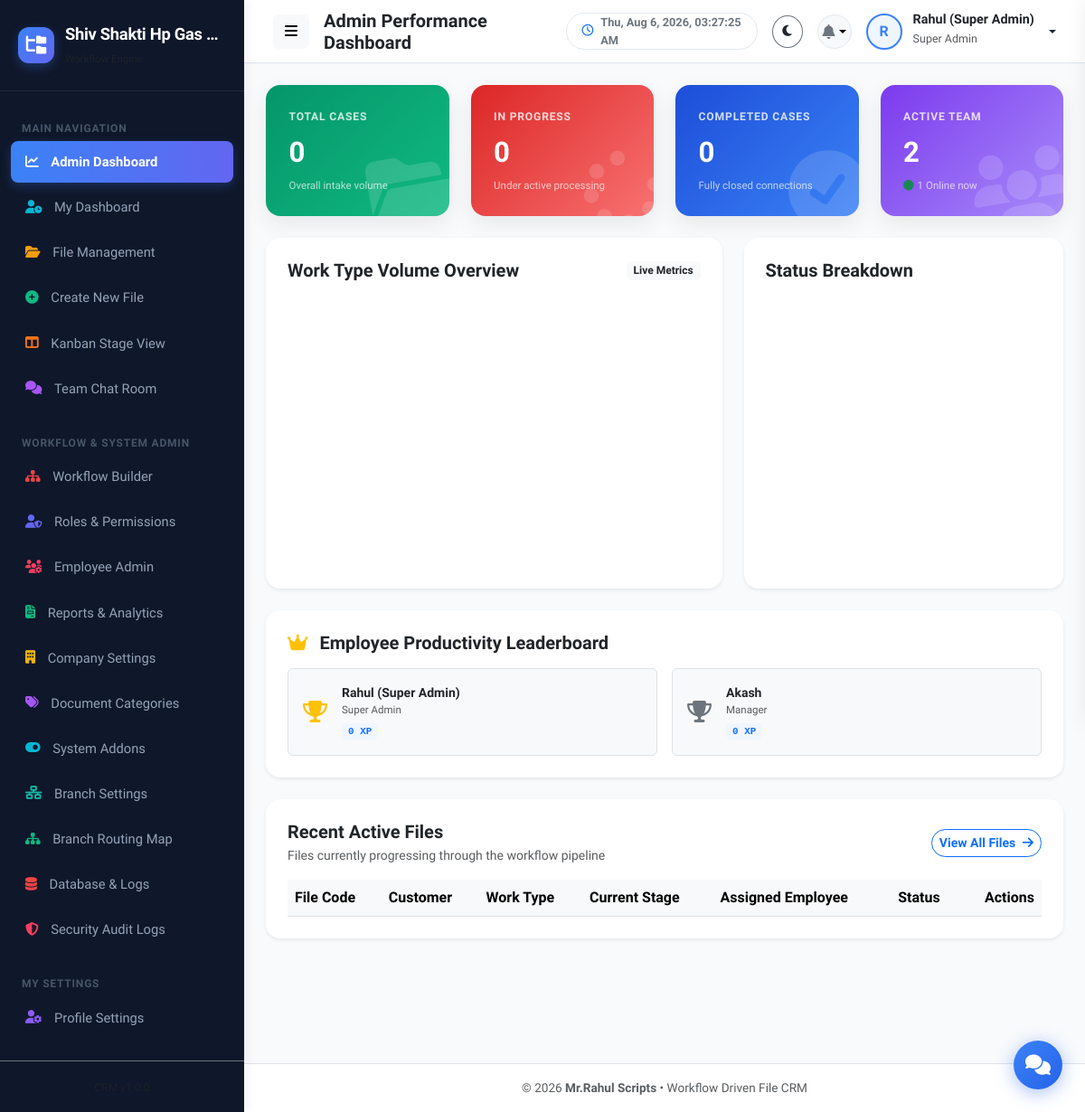
Page /admin/dashboard.php (signed in) on the committed database.
### tables this page shows
CREATE TABLE company_settings (
              id INTEGER PRIMARY KEY AUTOINCREMENT,
              company_name TEXT NOT NULL,
              company_email TEXT,
              company_mobile TEXT,
              company_address TEXT,
              company_logo TEXT DEFAULT 'default-logo.png',
              updated_at DATETIME DEFAULT CURRENT_TIMESTAMP
            , custom_upload_path TEXT NULL);

CREATE TABLE users (
          id INTEGER PRIMARY KEY AUTOINCREMENT,
          name TEXT NOT NULL,
          email TEXT NOT NULL UNIQUE,
          mobile TEXT NOT NULL,
          password TEXT NOT NULL,
          role_id INTEGER NOT NULL,
          profile_photo TEXT DEFAULT 'default-avatar.png',
          status TEXT DEFAULT 'active',
          created_at DATETIME DEFAULT CURRENT_TIMESTAMP, last_activity TEXT DEFAULT '2026-08-04 00:00:00', branch_id INTEGER DEFAULT 1,
          FOREIGN KEY (role_id) REFERENCES roles(id)
        );

### includes/auth.php (called while the page is built, shortened)
<?php
require_once __DIR__ . '/functions.php';
function getLoggedInUser(): ?array {
    if (isset($_SESSION['user_id'])) {
        return $_SESSION['user'] ?? null;
    }
    return null;
}
function hasPermission(string $permission): bool {
    $user = getLoggedInUser();
    if (($user['role_key'] ?? '') === 'super_admin') {
        return true;
    }
    $permissions = $user['permissions'] ?? [];
    return in_array('*', $permissions) || in_array($permission, $permissions);
}

### includes/functions.php (called while the page is built, shortened)
<?php
function isFeatureEnabled(string $featureKey): bool {
    try {
        $db = getDB();
        $stmt = $db->prepare("SELECT status FROM system_features WHERE feature_key = :key LIMIT 1");
        $stmt->execute(['key' => $featureKey]);
        $status = $stmt->fetchColumn();
        return $status === 'enabled';
    } catch (Exception $e) {
        return false;
    }
}

### admin/dashboard.php (the view, shortened to what this page needs)
<?php
require_once __DIR__ . '/../includes/header.php';
$db = getDB();
$totalFiles = $db->query("SELECT COUNT(*) FROM files")->fetchColumn();
$inProgressFiles = $db->query("SELECT COUNT(*) FROM files WHERE status = 'in_progress'")->fetchColumn();
$completedFiles = $db->query("SELECT COUNT(*) FROM files WHERE status = 'completed'")->fetchColumn();
$totalEmployees = $db->query("SELECT COUNT(*) FROM users WHERE status = 'active'")->fetchColumn();
$timeLimit = date('Y-m-d H:i:s', strtotime('-5 minutes'));
$stmtOnlineCount = $db->prepare("SELECT COUNT(*) FROM users WHERE last_activity >= :limit AND status = 'active'");
$stmtOnlineCount->execute(['limit' => $timeLimit]);
$onlineCount = $stmtOnlineCount->fetchColumn();
$leaderboard = $db->query("
    SELECT u.id, u.name, r.role_name,
           (SELECT COUNT(*) FROM files f WHERE f.current_assigned_user = u.id AND f.status = 'completed') as completed_count
    FROM users u
    JOIN roles r ON u.role_id = r.id
    WHERE u.status = 'active'
    ORDER BY completed_count DESC
    LIMIT 5
")->fetchAll();
?>
<div class="row g-4 mb-4">
  <div class="col-md-3">
    <div class="stat-card-premium stat-card-gradient-green">
      <i class="fas fa-folder-open bg-graphic-icon"></i>
      <div class="card-content">
        <div class="card-title">Total Cases</div>
        <div class="card-value"><?= number_format($totalFiles) ?></div>
        <div class="card-desc">Overall intake volume</div>
      </div>
    </div>
  </div>
  <div class="col-md-3">
    <div class="stat-card-premium stat-card-gradient-red">
      <i class="fas fa-spinner bg-graphic-icon"></i>
      <div class="card-content">
        <div class="card-title">In Progress</div>
        <div class="card-value"><?= number_format($inProgressFiles) ?></div>
        <div class="card-desc">Under active processing</div>
      </div>
    </div>
  </div>
  <div class="col-md-3">
    <div class="stat-card-premium stat-card-gradient-blue">
      <i class="fas fa-check-circle bg-graphic-icon"></i>
      <div class="card-content">
        <div class="card-title">Completed Cases</div>
        <div class="card-value"><?= number_format($completedFiles) ?></div>
        <div class="card-desc">Fully closed connections</div>
      </div>
    </div>
  </div>
  <div class="col-md-3">
    <div class="stat-card-premium stat-card-gradient-purple">
      <i class="fas fa-users bg-graphic-icon"></i>
      <div class="card-content">
        <div class="card-title">Active Team</div>
        <div class="card-value"><?= number_format($totalEmployees) ?></div>
        <div class="card-desc text-white" style="font-size: 0.72rem;">
          <i class="fas fa-circle text-success blink-indicator me-1" style="animation: blink 1.5s infinite;"></i><?= number_format($onlineCount) ?> Online now
        </div>
      </div>
    </div>
  </div>
</div>
<div class="row g-4 mb-4">
  <div class="col-lg-7">
    <div class="card border-0 shadow-sm p-4 h-100" style="border-radius: var(--radius-lg);">
      <div class="d-flex justify-content-between align-items-center mb-3">
        <h5 class="fw-bold mb-0">Work Type Volume Overview</h5>
        <span class="badge bg-light text-dark">Live Metrics</span>
      </div>
      <div id="workTypeChart" style="min-height: 300px;"></div>
    </div>
  </div>
  <div class="col-lg-5">
    <div class="card border-0 shadow-sm p-4 h-100" style="border-radius: var(--radius-lg);">
      <div class="d-flex justify-content-between align-items-center mb-3">
        <h5 class="fw-bold mb-0">Status Breakdown</h5>
      </div>
      <div id="statusDonutChart" style="min-height: 300px;"></div>
    </div>
  </div>
</div>
<div class="row g-4 mb-4">
  <div class="col-12">
    <div class="card border-0 shadow-sm p-4" style="border-radius: var(--radius-lg);">
      <h5 class="fw-bold mb-3"><i class="fas fa-crown text-warning me-2"></i> Employee Productivity Leaderboard</h5>
      <div class="row g-3">
        <?php foreach ($leaderboard as $index => $leader):
          $leaderXp = intval($leader['completed_count']) * 100;
          $trophyClass = match($index) {
              0 => 'text-warning',
              1 => 'text-secondary',
              2 => 'text-danger',
              default => 'text-muted'
          };
        ?>
          <div class="col-lg col-md-4 col-sm-6">
            <div class="p-3 bg-light rounded d-flex align-items-center gap-3 border">
              <span class="fs-4 fw-bold <?= $trophyClass ?>"><i class="fas fa-trophy"></i></span>
              <div>
                <div class="fw-bold text-dark text-truncate small" style="max-width: 140px;" title="<?= htmlspecialchars($leader['name']) ?>"><?= htmlspecialchars($leader['name']) ?></div>
                <small class="text-muted d-block text-truncate" style="font-size: 0.72rem; max-width: 140px;"><?= htmlspecialchars($leader['role_name']) ?></small>
                <span class="badge bg-primary-soft text-primary font-monospace mt-1" style="font-size: 0.68rem;"><?= number_format($leaderXp) ?> XP</span>
              </div>
            </div>
          </div>
        <?php endforeach; ?>
      </div>
    </div>
  </div>
</div>
<div class="card border-0 shadow-sm p-4" style="border-radius: var(--radius-lg);">
  <div class="d-flex justify-content-between align-items-center mb-3">
    <div>
      <h5 class="fw-bold mb-1">Recent Active Files</h5>
      <p class="text-muted small mb-0">Files currently progressing through the workflow pipeline</p>
    </div>
    <a href="<?= APP_URL ?>/employee/my-files.php" class="btn btn-outline-primary btn-sm rounded-pill fw-semibold">
      View All Files <i class="fas fa-arrow-right ms-1"></i>
    </a>
  </div>
  <div class="table-responsive">
    <table class="table table-hover align-middle mb-0">
      <thead class="table-light">
        <tr>
          <th>File Code</th>
          <th>Customer</th>
          <th>Work Type</th>
          <th>Current Stage</th>
          <th>Assigned Employee</th>
          <th>Status</th>
          <th class="text-end">Actions</th>
        </tr>
      </thead>
    </table>
  </div>
</div>
<?php require_once __DIR__ . '/../includes/footer.php'; ?>

### includes/sidebar.php
<?php
$currentPage = basename($_SERVER['PHP_SELF']);
$user = getLoggedInUser();
$roleKey = $user['role_key'] ?? '';
$isAdmin = in_array($roleKey, ['super_admin', 'admin']);
$db = getDB();
$companyInfo = $db->query("SELECT * FROM company_settings LIMIT 1")->fetch() ?: [
    'company_name' => 'File CRM',
    'company_logo' => 'default-logo.png'
];
?>
<aside class="app-sidebar">
  <div class="sidebar-header">
    <?php if (!empty($companyInfo['company_logo']) && $companyInfo['company_logo'] !== 'default-logo.png' && file_exists(UPLOAD_DIR . $companyInfo['company_logo'])): ?>
      <img src="<?= APP_URL ?>/serve.php?file=<?= htmlspecialchars($companyInfo['company_logo']) ?>" class="img-fluid rounded border-0" style="max-height: 40px; max-width: 45px; object-fit: contain;">
    <?php else: ?>
      <div class="brand-icon">
        <i class="fas fa-folder-tree text-white"></i>
      </div>
    <?php endif; ?>
    <div class="brand-details">
      <div class="brand-text text-truncate" style="max-width: 170px;" title="<?= htmlspecialchars($companyInfo['company_name']) ?>">
        <?= htmlspecialchars($companyInfo['company_name']) ?>
      </div>
      <small class="text-muted brand-subtext" style="font-size: 0.72rem;">Workflow Engine</small>
    </div>
  </div>
  <div class="sidebar-menu">
    <div class="menu-category">Main Navigation</div>
    <?php if ($isAdmin): ?>
      <a href="<?= APP_URL ?>/admin/dashboard.php" title="Admin Dashboard" class="nav-item-custom <?= $currentPage === 'dashboard.php' && str_contains($_SERVER['PHP_SELF'], 'admin') ? 'active' : '' ?>">
        <i class="fas fa-chart-line sidebar-icon-blue"></i> <span>Admin Dashboard</span>
      </a>
    <?php endif; ?>
    <a href="<?= APP_URL ?>/employee/dashboard.php" title="My Dashboard" class="nav-item-custom <?= $currentPage === 'dashboard.php' && str_contains($_SERVER['PHP_SELF'], 'employee') ? 'active' : '' ?>">
      <i class="fas fa-user-clock sidebar-icon-cyan"></i> <span>My Dashboard</span>
    </a>
    <a href="<?= APP_URL ?>/employee/my-files.php" title="File Management" class="nav-item-custom <?= $currentPage === 'my-files.php' ? 'active' : '' ?>">
      <i class="fas fa-folder-open sidebar-icon-amber"></i> <span>File Management</span>
    </a>
    <?php if (hasPermission('create_file')): ?>
      <a href="<?= APP_URL ?>/employee/create-file.php" title="Create New File" class="nav-item-custom <?= $currentPage === 'create-file.php' ? 'active' : '' ?>">
        <i class="fas fa-plus-circle sidebar-icon-green"></i> <span>Create New File</span>
      </a>
    <?php endif; ?>
    <?php if (isFeatureEnabled('auto_assignment')): ?>
      <a href="<?= APP_URL ?>/employee/kanban.php" title="Kanban Stage View" class="nav-item-custom <?= $currentPage === 'kanban.php' ? 'active' : '' ?>">
        <i class="fas fa-columns sidebar-icon-orange"></i> <span>Kanban Stage View</span>
      </a>
    <?php endif; ?>
    <?php if (isFeatureEnabled('in_app_chat')): ?>
      <a href="<?= APP_URL ?>/employee/chat.php" title="Team Chat Room" class="nav-item-custom <?= $currentPage === 'chat.php' ? 'active' : '' ?>">
        <i class="fas fa-comments sidebar-icon-purple"></i> <span>Team Chat Room</span>
      </a>
    <?php endif; ?>
    <?php if ($isAdmin): ?>
      <div class="menu-category mt-3">Workflow & System Admin</div>
      <a href="<?= APP_URL ?>/admin/workflow-builder.php" title="Workflow Builder" class="nav-item-custom <?= $currentPage === 'workflow-builder.php' ? 'active' : '' ?>">
        <i class="fas fa-sitemap sidebar-icon-red"></i> <span>Workflow Builder</span>
      </a>
      <a href="<?= APP_URL ?>/admin/roles.php" title="Roles & Permissions" class="nav-item-custom <?= $currentPage === 'roles.php' ? 'active' : '' ?>">
        <i class="fas fa-user-shield sidebar-icon-indigo"></i> <span>Roles & Permissions</span>
      </a>
      <a href="<?= APP_URL ?>/admin/users.php" title="Employee Admin" class="nav-item-custom <?= $currentPage === 'users.php' ? 'active' : '' ?>">
        <i class="fas fa-users-cog sidebar-icon-rose"></i> <span>Employee Admin</span>
      </a>
      <a href="<?= APP_URL ?>/admin/reports.php" title="Reports & Analytics" class="nav-item-custom <?= $currentPage === 'reports.php' ? 'active' : '' ?>">
        <i class="fas fa-file-invoice sidebar-icon-emerald"></i> <span>Reports & Analytics</span>
      </a>
      <a href="<?= APP_URL ?>/admin/company-profile.php" title="Company Settings" class="nav-item-custom <?= $currentPage === 'company-profile.php' ? 'active' : '' ?>">
        <i class="fas fa-building sidebar-icon-yellow"></i> <span>Company Settings</span>
      </a>
      <a href="<?= APP_URL ?>/admin/document-types.php" title="Document Categories" class="nav-item-custom <?= $currentPage === 'document-types.php' ? 'active' : '' ?>">
        <i class="fas fa-tags sidebar-icon-purple" style="color: #a855f7;"></i> <span>Document Categories</span>
      </a>
      <a href="<?= APP_URL ?>/admin/features.php" title="System Features" class="nav-item-custom <?= $currentPage === 'features.php' ? 'active' : '' ?>">
        <i class="fas fa-toggle-on sidebar-icon-cyan"></i> <span>System Addons</span>
      </a>
      <?php if (isFeatureEnabled('multi_branch')): ?>
        <a href="<?= APP_URL ?>/admin/branches.php" title="Branch Settings" class="nav-item-custom <?= $currentPage === 'branches.php' ? 'active' : '' ?>">
          <i class="fas fa-network-wired sidebar-icon-teal"></i> <span>Branch Settings</span>
        </a>
      <?php endif; ?>
      <a href="<?= APP_URL ?>/admin/branch-workflow.php" title="Branch Routing Map" class="nav-item-custom <?= $currentPage === 'branch-workflow.php' ? 'active' : '' ?>">
        <i class="fas fa-sitemap sidebar-icon-emerald"></i> <span>Branch Routing Map</span>
      </a>
      <a href="<?= APP_URL ?>/admin/database.php" title="Database & Logs" class="nav-item-custom <?= $currentPage === 'database.php' ? 'active' : '' ?>">
        <i class="fas fa-database sidebar-icon-red"></i> <span>Database & Logs</span>
      </a>
      <a href="<?= APP_URL ?>/admin/security-audit.php" title="Security Audit Logs" class="nav-item-custom <?= $currentPage === 'security-audit.php' ? 'active' : '' ?>">
        <i class="fas fa-shield-alt sidebar-icon-rose"></i> <span>Security Audit Logs</span>
      </a>
    <?php endif; ?>
    <div class="menu-category mt-3">My Settings</div>
    <a href="<?= APP_URL ?>/employee/profile.php" title="Profile Settings" class="nav-item-custom <?= $currentPage === 'profile.php' ? 'active' : '' ?>">
      <i class="fas fa-user-cog sidebar-icon-violet"></i> <span>Profile Settings</span>
    </a>
  </div>
  <div class="p-3 border-top border-secondary border-opacity-20 text-center sidebar-footer-div">
    <small class="text-muted" style="font-size: 0.75rem;">CRM v<?= APP_VERSION ?></small>
  </div>
</aside>

### rows in the picture
company_settings: company_name "Shiv Shakti Hp Gas…"
users: name "Rahul (Super Admin)", role_name "Super Admin", leaderXp "0"
users: name "Akash", role_name "Manager", leaderXp "0"

### other values in the picture
$pageTitle "Admin Performance Dashboard"
substr($currentUser['name'] ?? 'U', 0, 1) "R"
$currentUser['name'] "Rahul (Super Admin)"
$currentUser['role_name'] "Super Admin"
$totalFiles "0"
$inProgressFiles "0"
$completedFiles "0"
$totalEmployees "2"
$onlineCount "1"
